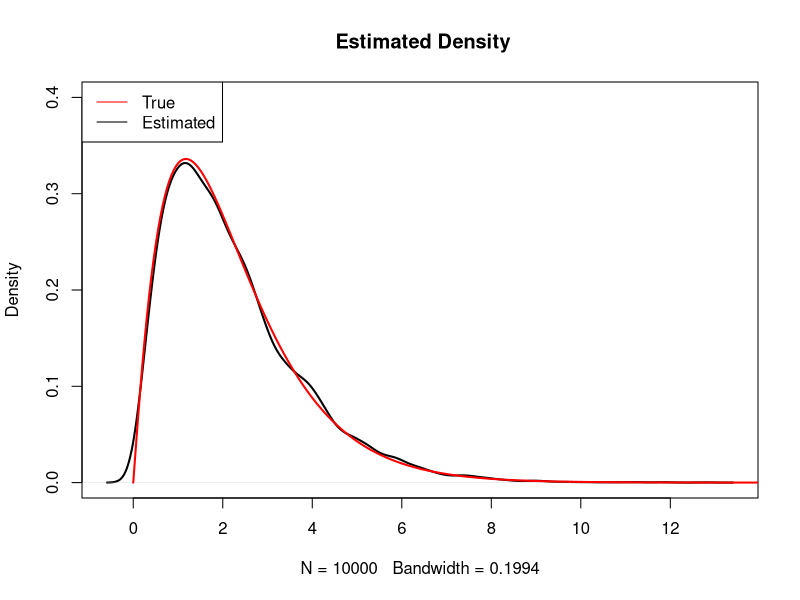
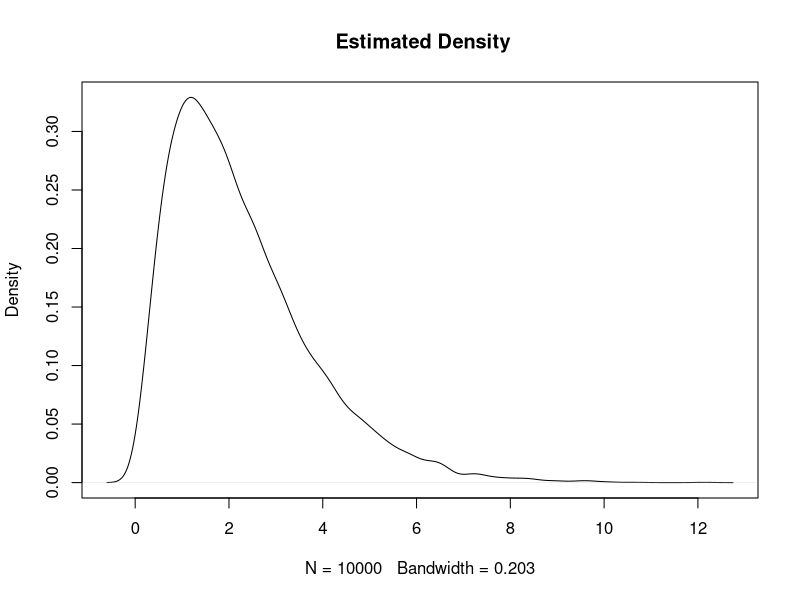
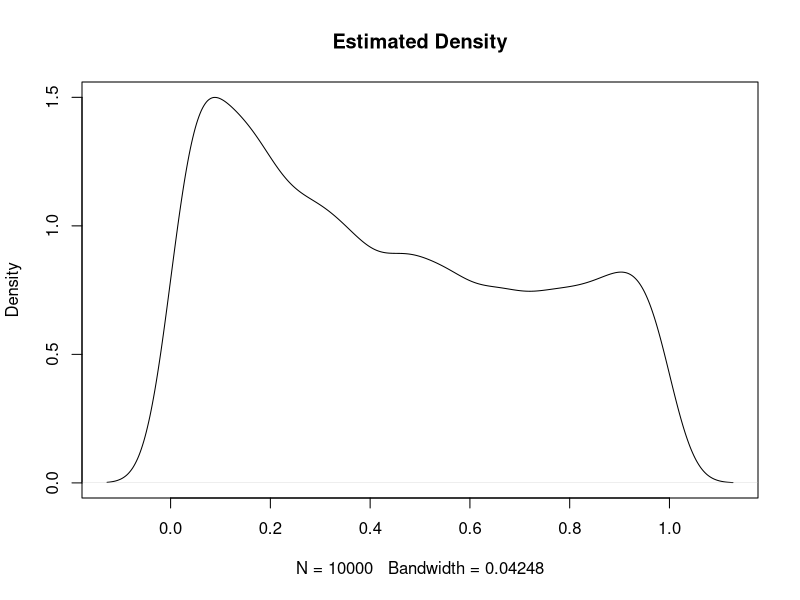
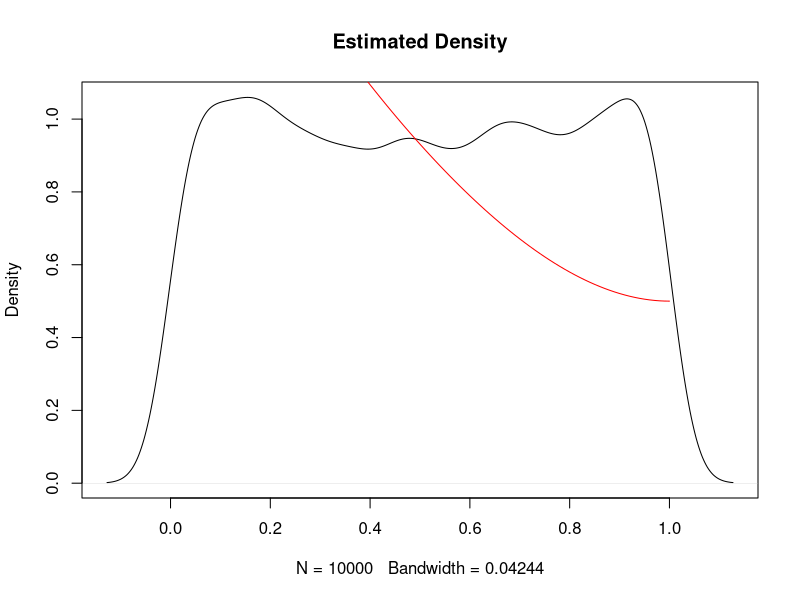

These figures' R source, in order:
## ---- chunk 1
theta <- 2
w <- 2*gamma(theta) / (2*gamma(theta) + gamma(theta + 0.5))
U <- runif(10000,min = 0,max = 1)
sample <- rep(0,10000)
for(i in 1:10000){
  if(U[i] < w){
    sample[i] <- rgamma(1,theta,1)
  }
  else{
    sample[i] <- rgamma(1,theta + 0.5,1)
  }
}
plot(density(sample), main = " Estimated Density",ylim = c(0,.4),lwd = 2)
x <- seq(0,20,0.05)
lines(x,w*dgamma(x,theta, 1) + (1-w) * dgamma(x,theta + 0.5, 1),col = "red",lwd = 2)
legend("topleft", c("True","Estimated"), col = c("red","black"),cex = 1,lwd = 1)
## ---- chunk 2
theta <- 2
w <- 2*gamma(theta) / (2*gamma(theta) + gamma(theta + 0.5))
C <- 1 / (2 * gamma(theta) + gamma(theta + 0.5))
alpha <- sqrt(2) /(2*C)
sample <- rep(0,10000)
for (i in 1:10000) {
  U1 <- runif(1,0,1)
  if(U1 < w){
    X <- rgamma(1,theta,1)
  }
  else{
    X <- rgamma(1,theta + 0.5,1)
  }
  U2 <- runif(1,0,1)
  g <- C * (2 * X ^ (theta - 1) + X ^ (theta - 0.5)) * exp(-1 * X)
  q <- sqrt(4 + X) * X^(theta - 1) * exp(-1 * X)
  r <- q/(alpha*g)
  if(U2<=r){
    sample[i] <- X
    i <- i+1
  }
}
plot(density(sample), main = " Estimated Density")

## ---- chunk 3
rng_f <- function(theta,beta){
  U <- runif(10000,0,1)
  w <- beta(theta,1)/(beta(theta,1) + 2*beta(1,beta))
  sample <- rep(0,10000)
  for (i in 1:10000) {
    if(U[i]<w){sample[i] <- rbeta(1,theta,1)}
    else{sample[i] <- rbeta(1,1,beta)}
  }
  return(sample)
}
s_f <- rng_f(2,3) #We assume theta=2, beta=3
plot(density(s_f),main = "Estimated Density")
## ---- chunk 4
samplef <- rep(0,10000)
theta <- 2
beta <- 3
alpha_1 <- beta(theta,1)
alpha_2 <- 2*beta(1,beta)
w <- alpha_1 / (alpha_1 + alpha_2)
i <- 1
while(i <= 10000){
  U <- runif(1)
  if(U < w){
    X <- rbeta(1,theta,1)
    U1 <- runif(1)
    q <- X^(theta-1) / (1 + X^2)
    g <- X^(theta-1) / beta(theta,1)
    r <- q / (alpha_1 * g)
  }
  else{
    X <- rbeta(1,1,beta)
    U2 <- runif(1)
    q <- sqrt(2 + X^2)*(1 - X)^(beta - 1)
    g <- (1 - X)^(beta - 1) / beta(1, beta)
    r <- q / (alpha_2 * g)
  }
  if ( U > r ) { next }
  samplef[i] <- X
  i <- i+1 
}
plot(density(samplef), main = "Estimated Density")
curve(x^(theta-1)/(1+x^2)+sqrt(2+x^2)*(1-x)^(beta-1)/0.706, from=0, to=1, add=TRUE, col="red")
